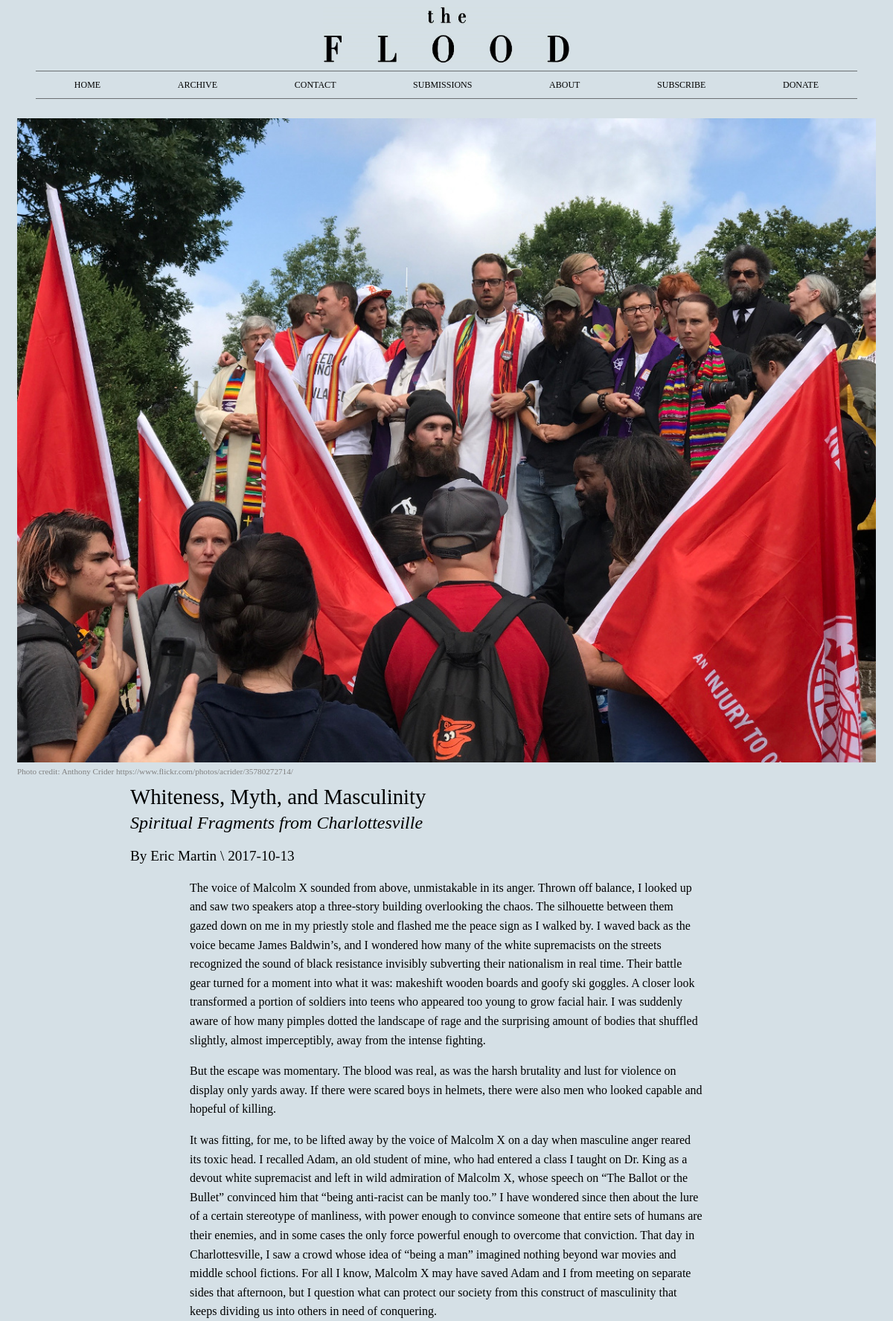
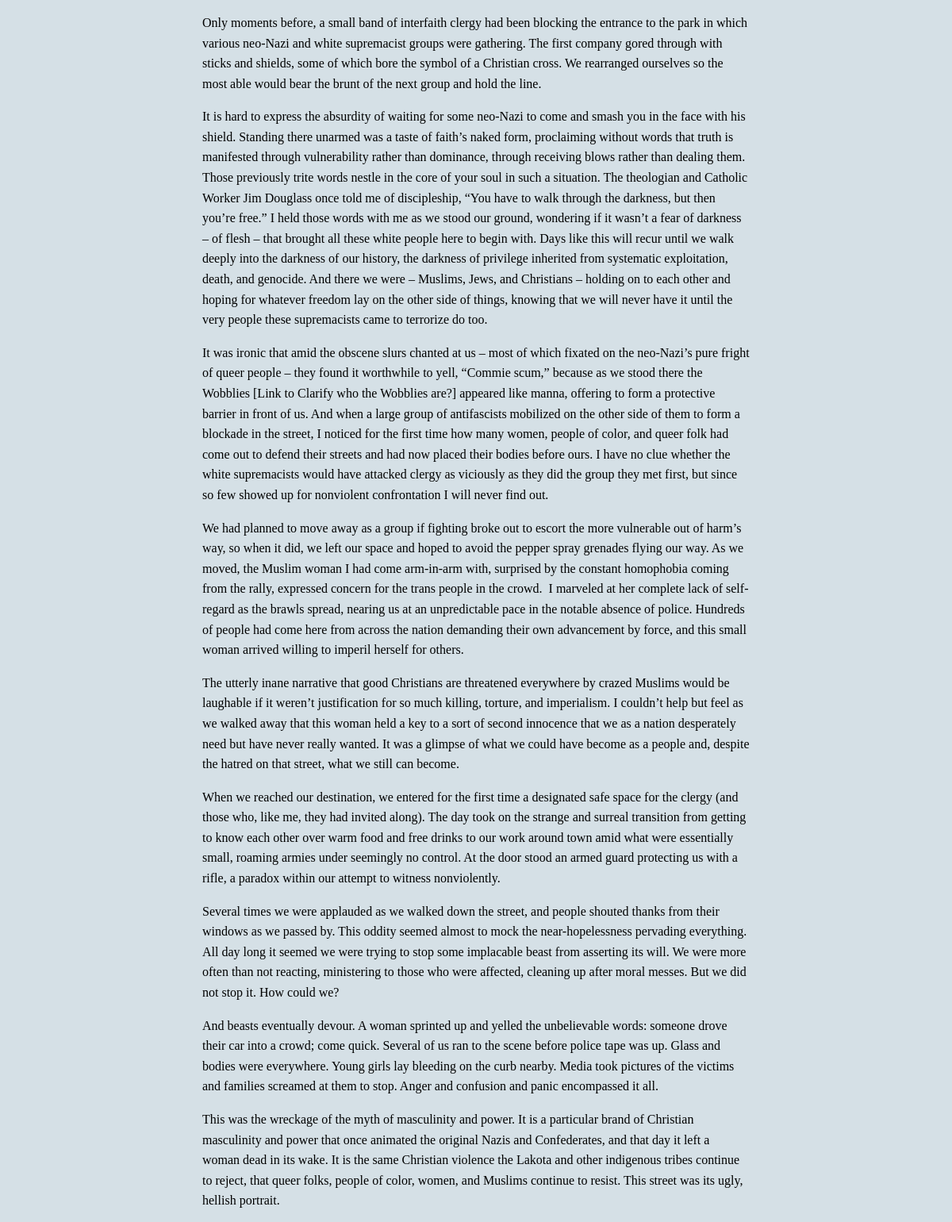
Page /archive/whiteness-myth-and-masculinity/1 (upper part) on the committed database (2 pictures, top to bottom).
### database_setup.py (models this page shows, shortened)
class ArticleResource(Base):
    __tablename__ = 'article_resources'
    id = Column(Integer, primary_key=True)
    name = Column(String(255), nullable=False)
    article_id = Column(Integer, ForeignKey('article.id'))
    article = relationship(Article)
    resource_type = Column(String(255), nullable=False)
    is_title_img = Column(Boolean, default=False)
    caption = Column(String(1024))
    resource_location = Column(String(255), nullable=False)

class Article(Base):
    __tablename__ = 'article'
    id = Column(Integer, primary_key=True)
    title = Column(String(1024), nullable=False)
    subtitle = Column(String(1024))
    publish_date = Column(Date, nullable=False, default=today)
    url_desc = Column(String(255), nullable=False)
    html_text = Column(String, nullable=False)
    on_home = Column(Boolean, default=False, index=True)
    featured = Column(Boolean, default=False)
    priority = Column(Integer)
    lead = Column(String)

class Author(Base):
    __tablename__ = 'author'
    id = Column(Integer, primary_key=True)
    name = Column(String(255), nullable=False)
    bio = Column(String)

### floodserver.py (the view)
@app.route('/archive/<string:url_desc>/<int:article_id>')
def showArticle(article_id, url_desc):
    articleToShow = getArticle(article_id)
    image = getTitleImageForArticle(articleToShow.id)
    other_images = getNontitleImagesForArticle(articleToShow.id)
    authors = getAuthorsForArticle(articleToShow.id)
    return render_template(
        'article.html',
        article=articleToShow,
        authors=authors,
        image=image,
        other_images=other_images
    )

### floodserver.py (called while the page is built)
def getArticle(article_id):
    try:
        article = session.query(Article).filter_by(id=article_id).one()
        if article.html_text:
            article.html_text = article.html_text.replace("{{pull:", "}}test:")
        return article
    except:
        return None

def getAuthorsForArticle(article_id):
    authors = session.query(Author).join(ArticleAuthor).filter_by(article_id=article_id).all()
    return authors

def getTitleImageForArticle(article_id):
    try:
        image = session.query(ArticleResource).filter_by(
            article_id=article_id, is_title_img=True
        ).one()
        return image
    except:
        return None

def getNontitleImagesForArticle(article_id):
    try:
        images = session.query(ArticleResource).filter_by(
            article_id=article_id, is_title_img=False
        ).all()
        return images
    except:
        return None

### templates/article.html (shortened to what this page needs)
<!DOCTYPE html>
<html lang="en">
<head>
  <link rel="stylesheet" href="{{url_for('static', filename='styles.css')}}">
  <link rel="stylesheet" href="{{url_for('static', filename='article.css')}}">
</head>
<body>
  {% include 'header.html' %}
  <article>
    {% if image %}
      <section class="article-image">
        <img alt="{{article.title}}" src="{{image.resource_location}}">
        <span class="caption">{{image.caption}}</span>
      </section>
    {% endif %}
    <section class="text">
      <h1>{{article.title}}</h1>
      {% if article.subtitle %}
        <h2>{{article.subtitle}}</h2>
      {% endif %}
      <h3 class="authorAndDate">
        {% if authors %}
          By
          {% for author in authors %}
            {{author.name}} \
          {% endfor %}
        {% endif %}
        {{article.publish_date}}
      </h3>
      <section class="text">
        {{article.html_text|safe}}
      </section>
    </section>
  </article>
</body>
</html>

### static/styles.css (style rules this page uses)
body * { display: flex; flex-wrap: wrap; }
body { background-color: rgb(213, 224, 230); font-family: 'Droid Serif', serif; }
p { display: block; }
.caption { word-wrap: break-word; font: 70%/1.5 'Droid Serif', serif; color: grey; }

### static/article.css (style rules this page uses)
article { margin: 1em 15px; display: block; text-align: center; }
.article-image { display: inline-block; }
.article-image img { max-width: 100%; padding: 10px 0 0 0; display: inline-block; }
.caption { text-align: left; display: block; margin: 0 0 10px 0; }
.text { font: 100%/1.6 'Droid Serif', serif; padding: 0; margin: 0 auto; display: block; text-align: left; }
h1 { font: 180% 'Droid Serif', serif; margin: 0; }
h2 { font: 150% 'Droid Serif', serif; font-style: italic; margin: 5px 0 0 0; }
h3 { font: 120% 'Droid Serif', serif; }
@media screen and (min-width: 500px) { .text { padding: 0 40px; } }
@media screen and (min-width:800px) { .text { padding: 0 80px; max-width: 850px; } }

### rows in the picture
ArticleResource: resource_location (picture), caption "Photo credit: Anthony Crider https://www.flickr.com/photos/acrider/35780272714/"
Article: title "Whiteness, Myth, and Masculinity", subtitle "Spiritual Fragments from Charlottesville", publish_date "2017-10-13", html_text "The voice of Malcolm X sounded from above, unmistakable in its anger. Thrown off balance, I looked up and saw two speakers atop a three-story building overlooking the chaos. The silhouette between them gazed down on me in my priestly stole and flashed me the peace sign as I walked by. I waved back as the voice became James Baldwin’s, and I wondered how many of the white supremacists on the streets recognized the sound of black resistance invisibly subverting their nationalism in real time. Their battle gear turned for a moment into what it was: makeshift wooden boards and goofy ski goggles. A closer look transformed a portion of soldiers into teens who appeared too young to grow facial…"
Author: name "Eric Martin"
